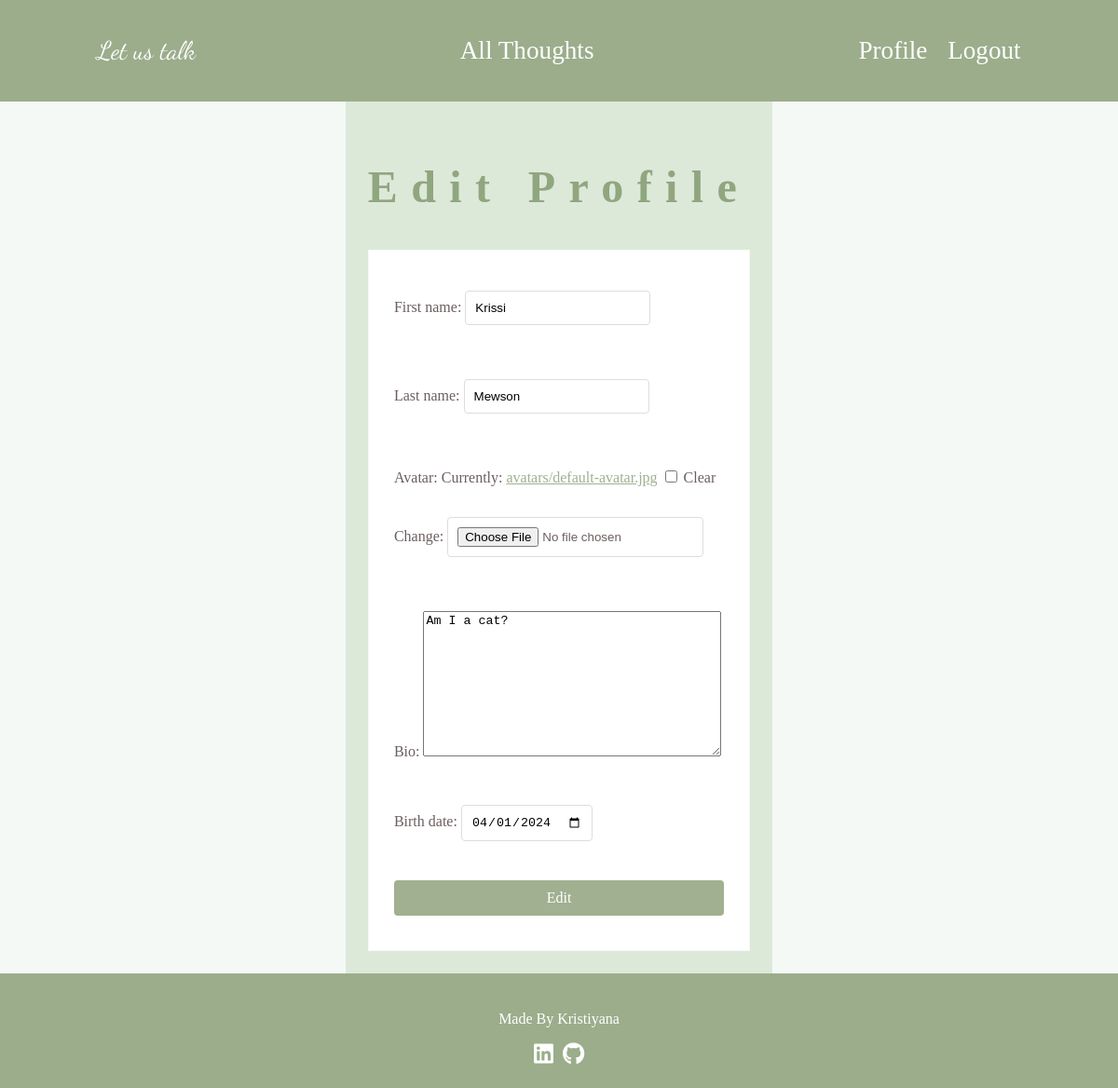
Page /accounts/profile/edit/ (signed in) on the committed database.
### final_exam/accounts/models.py (models this page shows, shortened)
class LetUsTalkUserProfile(models.Model):
    FIRST_NAME_MAX_LENGTH = 42
    LAST_NAME_MAX_LENGTH = 42
    user = models.OneToOneField(
        settings.AUTH_USER_MODEL,
        on_delete=models.CASCADE,
        primary_key=True
    )
    first_name = models.CharField(max_length=FIRST_NAME_MAX_LENGTH, null=True, blank=True)
    last_name = models.CharField(max_length=LAST_NAME_MAX_LENGTH, null=True, blank=True)
    avatar = models.ImageField(upload_to='avatars/', default='avatars/default-avatar.jpg', null=True, blank=True)
    bio = models.TextField(null=True, blank=True)
    birth_date = models.DateField(null=True, blank=True)

### final_exam/accounts/views.py (the view, shortened to what this page needs)
# urls.py: path('profile/edit/', ProfileUpdateView.as_view(), name='profile_edit'),
class ProfileUpdateView(LoginRequiredMixin, UpdateView):
    model = UserModel
    form_class = LetUsTalkUserProfileForm
    template_name = 'accounts/profile_update.html'
    context_object_name = 'profile'
    def get_object(self, queryset=None):
        return self.request.user.letustalkuserprofile

### final_exam/accounts/forms.py
class LetUsTalkUserProfileForm(forms.ModelForm):
    class Meta:
        model = LetUsTalkUserProfile
        fields = ['first_name', 'last_name', 'avatar', 'bio', 'birth_date']
        widgets = {
            'birth_date': forms.DateInput(format=('%Y-%m-%d'),
                                          attrs={'class': 'form-control', 'placeholder': 'Select a date',
                                                 'type': 'date'}),
        }

### templates/accounts/profile_update.html (shortened to what this page needs)
{% extends 'base.html' %}
{% load static %}
{% block extra_head %}
    <link rel="stylesheet" type="text/css" href="{% static 'css/profile_update.css' %}">
{% endblock extra_head %}
{% block content %}
    <h2>Edit Profile</h2>
    <form method="post" enctype="multipart/form-data" class="profile-update-form">
        {{ form.as_p }}
        <button type="submit">Edit</button>
    </form>
{% endblock content %}

### static/css/styles.css (style rules this page uses)
* { box-sizing: border-box; }
:root { --primary-color: rgba(82, 112, 53, 0.55); --secondary-color: rgba(215, 229, 211, 0.81); --tertiary-color: rgba(243, 248, 243, 0.81); --text-color: rgba(92, 77, 77, 0.9); --title-color: rgba(37, 33, 33, 0.9); }
body { display: flex; flex-direction: column; min-height: 100vh; margin: 0; padding: 0; background-color: var(--tertiary-color); align-items: center; }

### static/css/home.css (style rules this page uses)
h2 { font-size: 3em; text-align: center; font-optical-sizing: auto; font-style: normal; letter-spacing: .3em; color: var(--primary-color); }

### static/css/profile_update.css (style rules this page uses)
.profile-update-form { margin: 0 auto; padding: 1.7em; border: 1px solid var(--tertiary-color); background-color: #ffffff; display: flex; flex-direction: column; gap: 1em; }
.profile-update-form input, .profile-update-form button { padding: 10px; margin-bottom: 10px; border: 1px solid #ddd; border-radius: 4px; }
.profile-update-form button { background-color: var(--primary-color); color: #ffffff; border: none; cursor: pointer; font: inherit; }
.profile-update-form textarea { max-width: 24em; }
.profile-update-form input[type="file"] { margin-top: 2em; }
.profile-update-form a { color: var(--primary-color); }

### rows in the picture
LetUsTalkUserProfile: first_name "Krissi", last_name "Mewson", bio "Am I a cat?", birth_date "04/01/2024"
